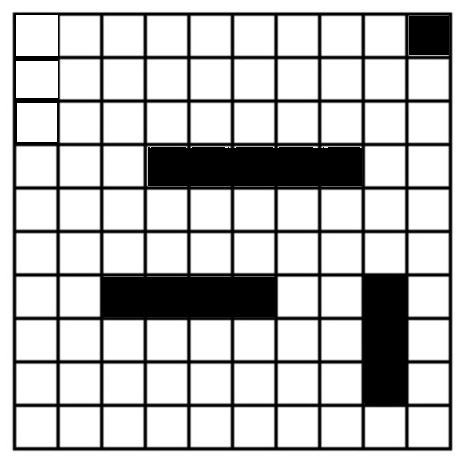
%> input picture 1.jpg, 467 x 464 px
$ octave Deteccion_Foto.m   (GNU Octave 9; MATLAB toolbox functions it lacks are replaced by stand-ins)
%> lines starting %> are read from the running program, lines starting %| are printed output that depends on the picture; in (x1, y1, x2, y2) boxes, pixels count from 0 and x2, y2 are one past the last pixel; in counts of white or black regions, pixels touching at a corner belong together; the program's own positions count from 1
### CalcLines.m
function [lines,E]=CalcLines(imagen)
    %Calcula las lineas de la imagen introducida.
    %En nuestro caso realiza trans. binarias hasta encontrar las 22 lineas
    %que sabemos que tiene.
    %톁alida: lines-> struct lines.
    %         E-> Imagen sobre la que esas lineas fueron calculadas.
    max_dist=sqrt(size(imagen,1)^2+size(imagen,2)^2);

    validation=0;
    i=0;

    while i<250 && validation~=22
        i=i+10;
        imagen2=imagen>i;
        E=edge(imagen2,'canny');
        [H, theta, rho]=hough(E);

        peaks=houghpeaks(H,22);
        validation=length(peaks);
        lines=houghlines(E, theta, rho, peaks, 'FillGap', max_dist);
    end
end

### CalcBigLines.m
function [x,y,columna,fila,xs,ys]=CalcBigLines(lines)
    %Averigua si las lineas perteneces a columnas o filas, luego alarga las
    %lineas para obtener un mejor resultado.
    %텲ntrada: lines-> struct lines empleada.
    %톁alida:  x-> Nuevos valores de la x.
    %          y-> Nuevos valores de la y.
    %          columna-> Indica que lineas son columnas.
    %          linea-> Indica que lineas son filas.
    %          xs-> Viejos valores de la x.
    %          ys-> Viejos valores de la y.
    x=[lines(1).point1(1),lines(1).point2(1)];
    xs=[lines(1).point1(1),lines(1).point2(1)];
    y=[lines(1).point1(2),lines(1).point2(2)];
    ys=[lines(1).point1(2),lines(1).point2(2)];
    for k=2:length(lines)
        x=[x;lines(k).point1(1),lines(k).point2(1)];
        xs=[xs;lines(1).point1(1),lines(1).point2(1)];
        y=[y;lines(k).point1(2),lines(k).point2(2)];
        ys=[ys;lines(1).point1(2),lines(1).point2(2)];
    end

    i=0;
    j=0;
    for k=1:length(lines)
        l=abs(x(k,1)-x(k,2));
        c=abs(y(k,1)-y(k,2));
        if l>c
            i=i+1;
            fila(i)=k;
        end
        if c>l
            j=j+1;
            columna(j)=k;
        end
    end

    x(fila,1)=x(fila,1)-200;
    x(fila,2)=x(fila,2)+200;

    y(columna,1)=y(columna,1)-200;
    y(columna,2)=y(columna,2)+200;
end

### Ord.m
function [Xcol,Ycol,Xfil,Yfil]=Ord(x,y,col,fil)
    %Devuelve columnas y filas separadas.
    %Las ordena dependiendo de si son filas o columnas.
    %톁alida: columnas-> x y de las columnas.
    %         fila-> x y de las filas.
    columnas=[x(col,1),x(col,2),y(col,1),y(col,2)];
    filas=[x(fil,1),x(fil,2),y(fil,1),y(fil,2)];
    [~,idx]=sort(columnas(:,1));      %Ordenamos en funcion de las x.
    columnas=columnas(idx,:);
    [~,idy]=sort(filas(:,3));         %Ordenamos en funcion de las y.
    filas=filas(idy,:);
    Xcol=[columnas(:,1),columnas(:,2)];
    Xfil=[columnas(:,3),columnas(:,4)];
    Ycol=[filas(:,1),filas(:,2)];
    Yfil=[filas(:,3),filas(:,4)];
end

### takeSquares.m
function [im]=takeSquares(imagen,Xcol,Ycol,Xfil,Yfil)
    for i=1:10
        for j=1:10
            [xC,yC,xLine,yLine]=makeSquare(Xcol(j:j+1,:),Ycol(j:j+1,:),Xfil(i:i+1,:),Yfil(i:i+1,:));
            im{i,j}=imcrop(imagen,[xC,yC,xLine,yLine]);
        end
    end
end

### search.m
function ocupadas=search(im)
    ok=1;
    for i=1:10
       for j=1:10
          c1=im{i,j}>0;
          c2=im{i,j}<=125;
          oscuros=length(im{i,j}(c1&c2));
          c1=im{i,j}>130;
          c2=im{i,j}<=255;
          claros=length(im{i,j}(c1&c2));
          if oscuros>claros
              ocupadas(ok,:)=[i,j];
              ok=ok+1;
       end
    end
end

### barcos.m
function [por,buque,submarino,lancha]=barcos(ocupadas)
    for loop=1:4
        pos(1,:)=ocupadas(1,:);
        barco(1,:)=ocupadas(1,:);
        toErase(1)=1;
        p=2;
        for i=2:length(ocupadas(:,1))
            if ocupadas(i,1)==pos(1,1) %Si fila==
                if ocupadas(i,2)==pos(1,2)+1 %Igual a columna+1
                    pos(1,:)=ocupadas(i,:);
                    barco(p,:)=ocupadas(i,:);
                    toErase(p)=i;
                    p=p+1;
                end
            end
            if ocupadas(i,2)==pos(1,2) %Si col==
                if ocupadas(i,1)==pos(1,1)+1 %Igual a fila+1
                    pos(1,:)=ocupadas(i,:);
                    barco(p,:)=ocupadas(i,:);
                    toErase(p)=i;
                    p=p+1;
                end
            end
        end
        ocupadas([toErase],:)=[];
        long=length(barco(:,1));
        switch long
            case 1
                lancha=barco;
            case 3
                submarino=barco;
            case 4
                buque=barco;
            case 5
                por=barco;
        end
        clear toErase;
        clear pos;
        clear barco;
    end
end

### createMatrix.m
function [matrix]=createMatrix(ocupadas)
    for i=1:10
       for j=1:10
          if length(find(ocupadas(:,1)==i & ocupadas(:,2)==j))==1
              matrix(i,j)=1;
          else
              matrix(i,j)=0;
          end
       end
    end
end

### jugar.m
function jugar(imagen,matrix,Xcol,Ycol,Xfil,Yfil,por,buque,submarino,lancha)
    figure,imshow(imagen);
    final=false;
    tocado=false;
    Ipos=-1;
    Jpos=-1;
    while final==false
        while Ipos>10 | Ipos<0
            promp='Introduce fila: ';
            Ipos=input(promp);
        end
        while Jpos>10 | Jpos<0
            promp='Introduce columna: ';
            Jpos=input(promp);
        end
        [matrix,es2]=makeCircles(imagen,Xcol,Ycol,Xfil,Yfil,matrix,Ipos,Jpos);
        if length(find(por(:,1)==Ipos & por(:,2)==Jpos)) & es2==false
            ind=find(por(:,1)==Ipos & por(:,2)==Jpos);
            por(ind,:)=[];
            tocado=true;
            if length(por(:,1)>0)
                disp('Tocado portaaviones.')
            else
                disp('Hundido portaaviones.');
            end
        end
        if length(find(buque(:,1)==Ipos & buque(:,2)==Jpos)) & es2==false
            ind=find(buque(:,1)==Ipos & buque(:,2)==Jpos);
            buque(ind,:)=[];
            tocado=true;
            if length(buque(:,1))>0
                disp('Tocado buque.')
            else
                disp('Hundido buque.');
            end
        end
        if length(find(submarino(:,1)==Ipos & submarino(:,2)==Jpos)) & es2==false
            ind=find(submarino(:,1)==Ipos & submarino(:,2)==Jpos);
            submarino(ind,:)=[];
            tocado=true;
            if length(submarino(:,1))>0
                disp('Tocado submarino.')
            else
                disp('Hundido submarino.');
            end
        end
        if length(find(lancha(1,1)==Ipos & lancha(1,2)==Jpos)) & es2==false
            lancha=[0,0];
            tocado=true;
            disp('Hundido lancha.');
        end
        if tocado==false & es2==false
           disp('Agua.');
        end
        tocado=false;
        if length(por(:,1))==0 & length(submarino(:,1))==0 & length(buque(:,1))==0 & lancha(1,1)==0
            disp('Juego acabado, todos los barcos hundidos.');
            final=true;
        end
        pause();
        Ipos=-1;
        Jpos=-1;
        clc;
    end
end

### makeCircles.m
function [matrix,es2]=makeCircles(imagen,Xcol,Ycol,Xfil,Yfil,matrix,Xpos,Ypos)
    es2=false;
    for i=1:10
        for j=1:10
            if  Xpos==i & Ypos==j
                if matrix(i,j)==0 | matrix(i,j)==1
                    [xC,yC,xLine,yLine]=makeSquare(Xcol(j:j+1,:),Ycol(j:j+1,:),Xfil(i:i+1,:),Yfil(i:i+1,:));
                    if matrix(i,j)==0
                        color='blue';
                    else
                        color='red';
                    end
                    rectangle('Position',[xC,yC,xLine,yLine],'Curvature',[1,1],'FaceColor',color,'EdgeColor',color);
                    matrix(i,j)=2;
                else
                    disp('Posicion ya bombardeada.');
                    es2=true;
                end
            end
        end
    end
end

### Deteccion_Foto.m
clc, clear, close all

%Captura de imagen:
imagen=imread('1.jpg');
%> imagen is the input picture: size 464x467x3 uint8; min 0, max 255, mean 193.9
imagen=rgb2gray(imagen);
%> imagen: size 464x467 uint8
imagen=imrotate(imagen,270);
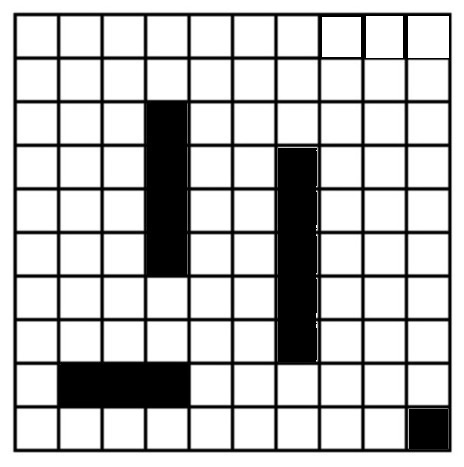
%> imagen: size 467x464 uint8; min 0, max 255, mean 193.9; mean of the top-left, top-right, bottom-left and bottom-right quarters 195.3, 202.4, 188.9, 189.1
%Calculo de lineas:
[lines,E]=CalcLines(imagen);
%> the loop in CalcLines, `while i<250 && validation~=22` made 3 passes
%> validation on passes 1 to 3: 20, 20, 22
%> pass 1, in CalcLines, `imagen2=imagen>i;`:
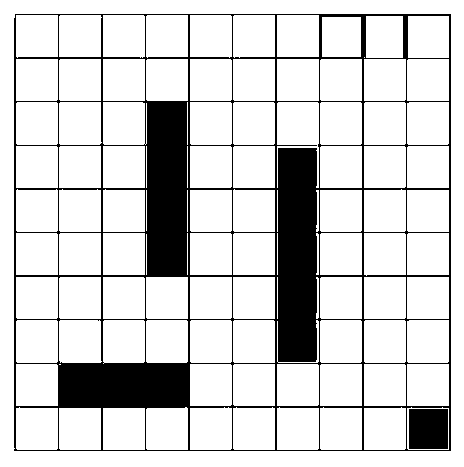
%> imagen2: size 467x464 logical; 83.4% white; 2 black regions, box (x1, y1, x2, y2) and area: (14, 14, 451, 451) 34431, (409, 409, 448, 449) 1560
%> pass 1, in CalcLines, `E=edge(imagen2,'canny');`:
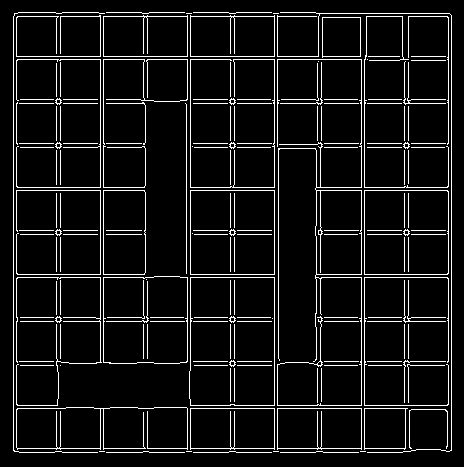
%> E: size 467x464 logical; 7.7% white in thin lines or dots, all inside (x1, y1, x2, y2) = (13, 12, 452, 453)
%> pass 1, in CalcLines, `[H, theta, rho]=hough(E);`:
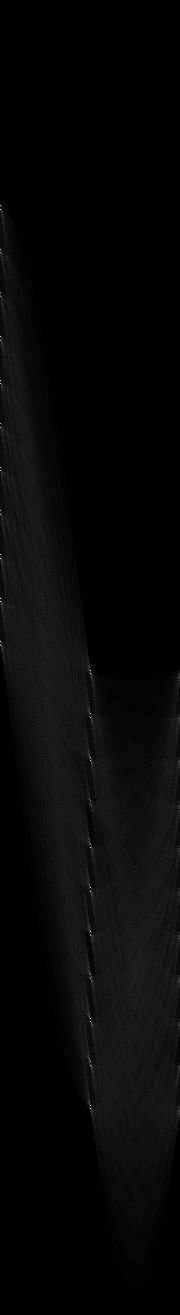
%> H: size 1315x180 double; min 0, max 436, mean 12.6; drawn with min black and max white
%> pass 2, in CalcLines, `imagen2=imagen>i;`:
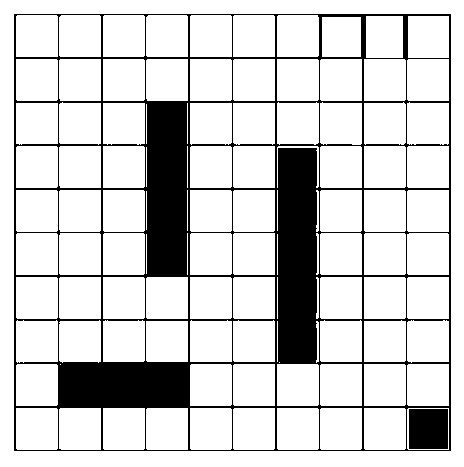
%> imagen2: size 467x464 logical; 82.7% white; 2 black regions, box (x1, y1, x2, y2) and area: (14, 14, 451, 451) 36016, (409, 409, 448, 449) 1560
%> after the loop in CalcLines, `while i<250 && validation~=22`: i = 30
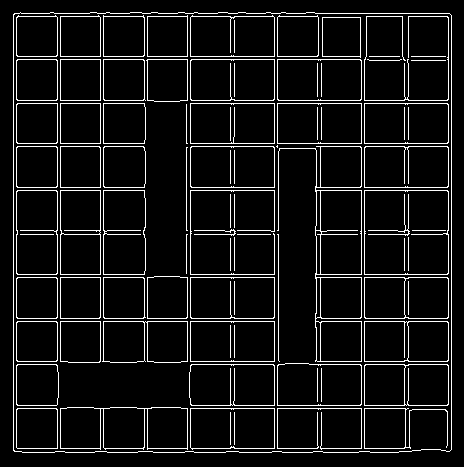
%> E: size 467x464 logical; 7.7% white in thin lines or dots, all inside (x1, y1, x2, y2) = (13, 12, 452, 453)
%> lines = 22 lines; longest, point1 to point2 (x, y): (275, 14) to (275, 452), (14, 57) to (452, 57), (191, 14) to (191, 452), (14, 101) to (452, 101), (14, 144) to (452, 144), (14, 322) to (452, 322)

%Anadir longitud a las lineas:
[x,y,col,fil,xs,ys]=CalcBigLines(lines);
%> in CalcBigLines, `x=[lines(1).point1(1),lines(1).point2(1)];`: x = [14 14]
%> in CalcBigLines, `y=[lines(1).point1(2),lines(1).point2(2)];`: y = [15 451]
%> the loop in CalcBigLines, `for k=2:length(lines)` made 21 passes
%> (x, xs, y, ys) on passes 1 to 3: ([14 14; 452 452], [14 14; 14 14], [15 451; 16 450], [15 451; 15 451]), ([14 14; 452 452; 275 275], [14 14; 14 14; 14 14], [15 451; 16 450; 14 452], [15 451; 15 451; 15 451]), ([14 14; 452 452; 275 275; 14 452], [14 14; 14 14; 14 14; 14 14], [15 451; 16 450; 14 452; 57 57], [15 451; 15 451; 15 451; 15 451])
%> after the loop in CalcBigLines, `for k=2:length(lines)`: x = 22 rows, first 12: [14 14; 452 452; 275 275; 14 452; 191 191; 14 452; 14 452; 14 452; 365 365; 58 58; 101 101; 14 452]; xs = 22 rows, first 12: [14 14; 14 14; 14 14; 14 14; 14 14; 14 14; 14 14; 14 14; 14 14; 14 14; 14 14; 14 14]; y = 22 rows, first 12: [15 451; 16 450; 14 452; 57 57; 14 452; 101 101; 144 144; 322 322; 14 452; 14 452; 14 452; 449 449]; ys = 22 rows, first 12: [15 451; 15 451; 15 451; 15 451; 15 451; 15 451; 15 451; 15 451; 15 451; 15 451; 15 451; 15 451]
%> the loop in CalcBigLines, `for k=1:length(lines)` made 22 passes
%> (l, c) on passes 1 to 12: (0, 436), (0, 434), (0, 438), (438, 0), (0, 438), (438, 0), (438, 0), (438, 0), (0, 438), (0, 438), (0, 438), (438, 0)
%> after the loop in CalcBigLines, `for k=1:length(lines)`: columna = [1 2 3 5 9 10 11 13 17 21 22]; fila = [4 6 7 8 12 14 15 16 18 19 20]
%> x = 22 rows, first 12: [14 14; 452 452; 275 275; -186 652; 191 191; -186 652; -186 652; -186 652; 365 365; 58 58; 101 101; -186 652]; y = 22 rows, first 12: [-185 651; -184 650; -186 652; 57 57; -186 652; 101 101; 144 144; 322 322; -186 652; -186 652; -186 652; 449 449]; col = [1 2 3 5 9 10 11 13 17 21 22]; fil = [4 6 7 8 12 14 15 16 18 19 20]

%Ordenar las lineas:
[Xcol,Ycol,Xfil,Yfil]=Ord(x,y,col,fil);
%> in Ord, `columnas=[x(col,1),x(col,2),y(col,1),y(col,2)];`: columnas = 11 rows, first 8: [14 14 -185 651; 452 452 -184 650; 275 275 -186 652; 191 191 -186 652; 365 365 -186 652; 58 58 -186 652; 101 101 -186 652; 231 231 -186 652]
%> in Ord, `filas=[x(fil,1),x(fil,2),y(fil,1),y(fil,2)];`: filas = 11 rows, first 8: [-186 652 57 57; -186 652 101 101; -186 652 144 144; -186 652 322 322; -186 652 449 449; -186 652 17 17; -186 652 278 278; -186 652 191 191]
%> in Ord, `[~,idx]=sort(columnas(:,1));`: idx = [1; 6; 7; 10; 4; 8; 3; 11; 5; 9; 2]
%> in Ord, `columnas=columnas(idx,:);`: columnas = 11 rows, first 8: [14 14 -185 651; 58 58 -186 652; 101 101 -186 652; 145 145 -186 652; 191 191 -186 652; 231 231 -186 652; 275 275 -186 652; 321 321 -186 652]
%> in Ord, `[~,idy]=sort(filas(:,3));`: idy = [6; 1; 2; 3; 8; 9; 7; 4; 11; 10; 5]
%> in Ord, `filas=filas(idy,:);`: filas = 11 rows, first 8: [-186 652 17 17; -186 652 57 57; -186 652 101 101; -186 652 144 144; -186 652 191 191; -186 652 235 235; -186 652 278 278; -186 652 322 322]
%> in Ord, `Xcol=[columnas(:,1),columnas(:,2)];`: Xcol = [14 14; 58 58; 101 101; 145 145; 191 191; 231 231; 275 275; 321 321; 365 365; 409 409; 452 452]
%> in Ord, `Xfil=[columnas(:,3),columnas(:,4)];`: Xfil = [-185 651; -186 652; -186 652; -186 652; -186 652; -186 652; -186 652; -186 652; -186 652; -186 652; -184 650]
%> in Ord, `Ycol=[filas(:,1),filas(:,2)];`: Ycol = [-186 652; -186 652; -186 652; -186 652; -186 652; -186 652; -186 652; -186 652; -186 652; -186 652; -186 652]
%> in Ord, `Yfil=[filas(:,3),filas(:,4)];`: Yfil = [17 17; 57 57; 101 101; 144 144; 191 191; 235 235; 278 278; 322 322; 362 362; 409 409; 449 449]

%Obtener cuadraros:
im=takeSquares(imagen,Xcol,Ycol,Xfil,Yfil);
%> after the loop in takeSquares, `for i=1:10`: im = 100 items
%> im = 100 items

%Casillas ocupadas:
ocupadas=search(im);
%> after the loop in search, `for i=1:10`: ocupadas = 13 rows, first 12: [3 4; 4 4; 4 7; 5 4; 5 7; 6 4; 6 7; 7 7; 8 7; 9 2; 9 3; 9 4]; ok = 14

%Inicializar barcos:
[por,buque,submarino,lancha]=barcos(ocupadas);
%> the loop in barcos, `for loop=1:4` made 4 passes
%> (long, buque) on pass 1: (4, [3 4; 4 4; 5 4; 6 4])
%> (long, por) on pass 2: (5, [4 7; 5 7; 6 7; 7 7; 8 7])
%> por = [4 7; 5 7; 6 7; 7 7; 8 7]; buque = [3 4; 4 4; 5 4; 6 4]; submarino = [9 2; 9 3; 9 4]; lancha = [10 10]

%Crear matrix:
matrix=createMatrix(ocupadas);

%Jugar:
jugar(imagen,matrix,Xcol,Ycol,Xfil,Yfil,por,buque,submarino,lancha);
%> the run ends on the next line
